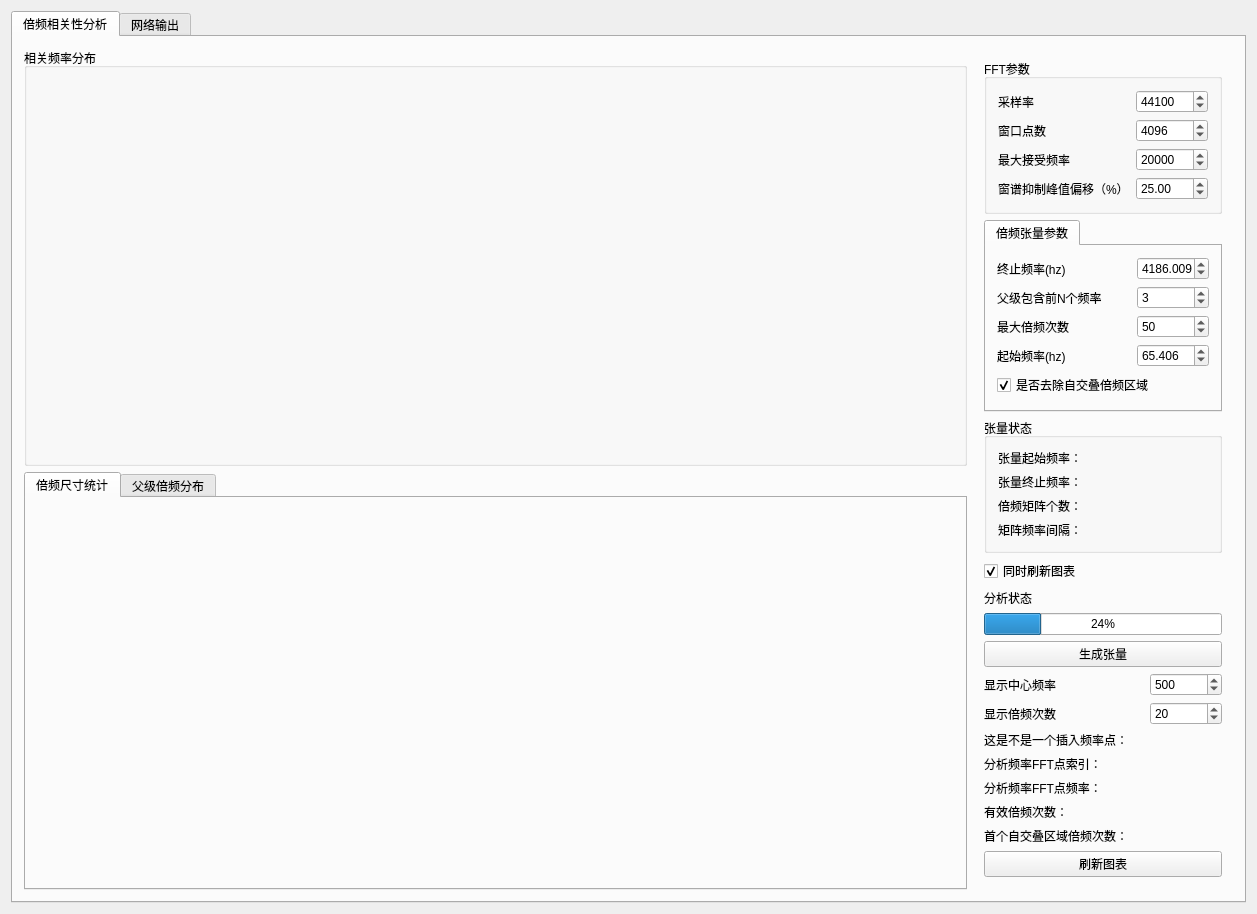
<?xml version="1.0" encoding="UTF-8"?>
<ui version="4.0">
 <class>FreqDoubWgtClass</class>
 <widget class="QWidget" name="FreqDoubWgtClass">
  <property name="geometry">
   <rect>
    <x>0</x>
    <y>0</y>
    <width>1257</width>
    <height>903</height>
   </rect>
  </property>
  <property name="windowTitle">
   <string>FreqDoubWgt</string>
  </property>
  <layout class="QVBoxLayout" name="verticalLayout">
   <item>
    <widget class="QTabWidget" name="mainTabWidget">
     <property name="currentIndex">
      <number>0</number>
     </property>
     <widget class="QWidget" name="tab">
      <attribute name="title">
       <string>倍频相关性分析</string>
      </attribute>
      <layout class="QHBoxLayout" name="horizontalLayout_8">
       <item>
        <layout class="QVBoxLayout" name="verticalLayout_4">
         <item>
          <widget class="QGroupBox" name="groupBox">
           <property name="title">
            <string>相关频率分布</string>
           </property>
           <layout class="QHBoxLayout" name="HLayout_Cht_FreqDoubDistribute"/>
          </widget>
         </item>
         <item>
          <widget class="QTabWidget" name="tabWidget_2">
           <property name="sizePolicy">
            <sizepolicy hsizetype="Preferred" vsizetype="Preferred">
             <horstretch>0</horstretch>
             <verstretch>0</verstretch>
            </sizepolicy>
           </property>
           <property name="currentIndex">
            <number>0</number>
           </property>
           <widget class="QWidget" name="tab_3">
            <attribute name="title">
             <string>倍频尺寸统计</string>
            </attribute>
            <layout class="QHBoxLayout" name="HLayout_Cht_FreqDoubCount"/>
           </widget>
           <widget class="QWidget" name="tab_4">
            <attribute name="title">
             <string>父级倍频分布</string>
            </attribute>
           </widget>
          </widget>
         </item>
        </layout>
       </item>
       <item>
        <widget class="QWidget" name="widget_panel" native="true">
         <property name="maximumSize">
          <size>
           <width>260</width>
           <height>16777215</height>
          </size>
         </property>
         <layout class="QVBoxLayout" name="verticalLayout_5">
          <item>
           <widget class="QGroupBox" name="groupBox_3">
            <property name="title">
             <string>FFT参数</string>
            </property>
            <layout class="QVBoxLayout" name="verticalLayout_3">
             <item>
              <layout class="QHBoxLayout" name="horizontalLayout">
               <item>
                <widget class="QLabel" name="label_SampleRate">
                 <property name="text">
                  <string>采样率</string>
                 </property>
                </widget>
               </item>
               <item>
                <widget class="QSpinBox" name="SBox_SampleRate">
                 <property name="minimumSize">
                  <size>
                   <width>72</width>
                   <height>0</height>
                  </size>
                 </property>
                 <property name="maximumSize">
                  <size>
                   <width>72</width>
                   <height>16777215</height>
                  </size>
                 </property>
                 <property name="maximum">
                  <number>96000</number>
                 </property>
                 <property name="value">
                  <number>44100</number>
                 </property>
                </widget>
               </item>
              </layout>
             </item>
             <item>
              <layout class="QHBoxLayout" name="horizontalLayout_2">
               <item>
                <widget class="QLabel" name="label_WndPtCount">
                 <property name="text">
                  <string>窗口点数</string>
                 </property>
                </widget>
               </item>
               <item>
                <widget class="QSpinBox" name="SBox_WndPtCount">
                 <property name="minimumSize">
                  <size>
                   <width>72</width>
                   <height>0</height>
                  </size>
                 </property>
                 <property name="maximumSize">
                  <size>
                   <width>72</width>
                   <height>16777215</height>
                  </size>
                 </property>
                 <property name="maximum">
                  <number>9192</number>
                 </property>
                 <property name="value">
                  <number>4096</number>
                 </property>
                </widget>
               </item>
              </layout>
             </item>
             <item>
              <layout class="QHBoxLayout" name="horizontalLayout_3">
               <item>
                <widget class="QLabel" name="label_MaxEffectFreq">
                 <property name="text">
                  <string>最大接受频率</string>
                 </property>
                </widget>
               </item>
               <item>
                <widget class="QSpinBox" name="SBox_MaxEffectFreq">
                 <property name="minimumSize">
                  <size>
                   <width>72</width>
                   <height>0</height>
                  </size>
                 </property>
                 <property name="maximumSize">
                  <size>
                   <width>72</width>
                   <height>16777215</height>
                  </size>
                 </property>
                 <property name="maximum">
                  <number>22100</number>
                 </property>
                 <property name="value">
                  <number>20000</number>
                 </property>
                </widget>
               </item>
              </layout>
             </item>
             <item>
              <layout class="QHBoxLayout" name="horizontalLayout_7">
               <item>
                <widget class="QLabel" name="label_WndSpecConstrainFreqDriftRatio">
                 <property name="text">
                  <string>窗谱抑制峰值偏移（%）</string>
                 </property>
                </widget>
               </item>
               <item>
                <widget class="QDoubleSpinBox" name="DSBox_WndSpecConstrainFreqDriftRatio">
                 <property name="minimumSize">
                  <size>
                   <width>72</width>
                   <height>0</height>
                  </size>
                 </property>
                 <property name="maximumSize">
                  <size>
                   <width>72</width>
                   <height>16777215</height>
                  </size>
                 </property>
                 <property name="maximum">
                  <double>50.000000000000000</double>
                 </property>
                 <property name="value">
                  <double>25.000000000000000</double>
                 </property>
                </widget>
               </item>
              </layout>
             </item>
            </layout>
           </widget>
          </item>
          <item>
           <widget class="QTabWidget" name="tabWidget_3">
            <property name="sizePolicy">
             <sizepolicy hsizetype="Expanding" vsizetype="Minimum">
              <horstretch>0</horstretch>
              <verstretch>0</verstretch>
             </sizepolicy>
            </property>
            <property name="currentIndex">
             <number>0</number>
            </property>
            <property name="tabBarAutoHide">
             <bool>false</bool>
            </property>
            <widget class="QWidget" name="tab_5">
             <attribute name="title">
              <string>倍频张量参数</string>
             </attribute>
             <layout class="QVBoxLayout" name="verticalLayout_7">
              <item>
               <layout class="QHBoxLayout" name="horizontalLayout_6">
                <item>
                 <widget class="QLabel" name="label_TensorEndFreq">
                  <property name="text">
                   <string>终止频率(hz)</string>
                  </property>
                 </widget>
                </item>
                <item>
                 <widget class="QDoubleSpinBox" name="DSBox_TensorEndFreq">
                  <property name="minimumSize">
                   <size>
                    <width>72</width>
                    <height>0</height>
                   </size>
                  </property>
                  <property name="maximumSize">
                   <size>
                    <width>72</width>
                    <height>16777215</height>
                   </size>
                  </property>
                  <property name="decimals">
                   <number>3</number>
                  </property>
                  <property name="maximum">
                   <double>20000.000000000000000</double>
                  </property>
                  <property name="value">
                   <double>4186.009000000000015</double>
                  </property>
                 </widget>
                </item>
               </layout>
              </item>
              <item>
               <layout class="QHBoxLayout" name="horizontalLayout_10">
                <item>
                 <widget class="QLabel" name="label_ParentMatrixIncludeMainFreqCount">
                  <property name="text">
                   <string>父级包含前N个频率</string>
                  </property>
                 </widget>
                </item>
                <item>
                 <widget class="QSpinBox" name="SBox_ParentMatrixIncludeMainFreqCount">
                  <property name="minimumSize">
                   <size>
                    <width>72</width>
                    <height>0</height>
                   </size>
                  </property>
                  <property name="maximumSize">
                   <size>
                    <width>72</width>
                    <height>16777215</height>
                   </size>
                  </property>
                  <property name="minimum">
                   <number>1</number>
                  </property>
                  <property name="value">
                   <number>3</number>
                  </property>
                 </widget>
                </item>
               </layout>
              </item>
              <item>
               <layout class="QHBoxLayout" name="horizontalLayout_5">
                <item>
                 <widget class="QLabel" name="label_MaxMultiTime">
                  <property name="text">
                   <string>最大倍频次数</string>
                  </property>
                 </widget>
                </item>
                <item>
                 <widget class="QSpinBox" name="SBox_MaxMultiTime">
                  <property name="minimumSize">
                   <size>
                    <width>72</width>
                    <height>0</height>
                   </size>
                  </property>
                  <property name="maximumSize">
                   <size>
                    <width>72</width>
                    <height>16777215</height>
                   </size>
                  </property>
                  <property name="minimum">
                   <number>1</number>
                  </property>
                  <property name="value">
                   <number>50</number>
                  </property>
                 </widget>
                </item>
               </layout>
              </item>
              <item>
               <layout class="QHBoxLayout" name="horizontalLayout_4">
                <item>
                 <widget class="QLabel" name="label_TensorStartFreq">
                  <property name="text">
                   <string>起始频率(hz)</string>
                  </property>
                 </widget>
                </item>
                <item>
                 <widget class="QDoubleSpinBox" name="DSBox_TensorStartFreq">
                  <property name="minimumSize">
                   <size>
                    <width>72</width>
                    <height>0</height>
                   </size>
                  </property>
                  <property name="maximumSize">
                   <size>
                    <width>72</width>
                    <height>16777215</height>
                   </size>
                  </property>
                  <property name="decimals">
                   <number>3</number>
                  </property>
                  <property name="maximum">
                   <double>20000.000000000000000</double>
                  </property>
                  <property name="value">
                   <double>65.406000000000006</double>
                  </property>
                 </widget>
                </item>
               </layout>
              </item>
              <item>
               <widget class="QCheckBox" name="checkBox_cutOffOnOverLappingStartPos">
                <property name="text">
                 <string>是否去除自交叠倍频区域</string>
                </property>
                <property name="checked">
                 <bool>true</bool>
                </property>
               </widget>
              </item>
             </layout>
            </widget>
           </widget>
          </item>
          <item>
           <widget class="QGroupBox" name="groupBox_2">
            <property name="minimumSize">
             <size>
              <width>0</width>
              <height>0</height>
             </size>
            </property>
            <property name="title">
             <string>张量状态</string>
            </property>
            <layout class="QVBoxLayout" name="verticalLayout_6">
             <item>
              <widget class="QLabel" name="label_TensorResult_StartFreq">
               <property name="text">
                <string>张量起始频率：</string>
               </property>
              </widget>
             </item>
             <item>
              <widget class="QLabel" name="label_TensorResult_EndFreq">
               <property name="text">
                <string>张量终止频率：</string>
               </property>
              </widget>
             </item>
             <item>
              <widget class="QLabel" name="label_TensorResult_MatrixCount">
               <property name="text">
                <string>倍频矩阵个数：</string>
               </property>
              </widget>
             </item>
             <item>
              <widget class="QLabel" name="label_TensorResult_MatrixFreqInterval">
               <property name="text">
                <string>矩阵频率间隔：</string>
               </property>
              </widget>
             </item>
            </layout>
           </widget>
          </item>
          <item>
           <widget class="QCheckBox" name="checkBox_UpdateChtAfterGetTensor">
            <property name="text">
             <string>同时刷新图表</string>
            </property>
            <property name="checked">
             <bool>true</bool>
            </property>
           </widget>
          </item>
          <item>
           <widget class="QLabel" name="label_tensorGenState">
            <property name="text">
             <string>分析状态</string>
            </property>
           </widget>
          </item>
          <item>
           <widget class="QProgressBar" name="progressBar_TensorGenState">
            <property name="value">
             <number>24</number>
            </property>
           </widget>
          </item>
          <item>
           <widget class="QPushButton" name="btn_GenTensor">
            <property name="text">
             <string>生成张量</string>
            </property>
           </widget>
          </item>
          <item>
           <layout class="QHBoxLayout" name="horizontalLayout_9">
            <item>
             <widget class="QLabel" name="label_Cht_ShowMatricFreq">
              <property name="text">
               <string>显示中心频率</string>
              </property>
             </widget>
            </item>
            <item>
             <widget class="QSpinBox" name="SBox_Cht_ShowMatricFreq">
              <property name="minimumSize">
               <size>
                <width>72</width>
                <height>0</height>
               </size>
              </property>
              <property name="maximumSize">
               <size>
                <width>72</width>
                <height>16777215</height>
               </size>
              </property>
              <property name="minimum">
               <number>1</number>
              </property>
              <property name="maximum">
               <number>20000</number>
              </property>
              <property name="value">
               <number>500</number>
              </property>
             </widget>
            </item>
           </layout>
          </item>
          <item>
           <layout class="QHBoxLayout" name="horizontalLayout_11">
            <item>
             <widget class="QLabel" name="label_Cht_ShowMultipleTime">
              <property name="text">
               <string>显示倍频次数</string>
              </property>
             </widget>
            </item>
            <item>
             <widget class="QSpinBox" name="SBox_Cht_ShowMultipleTime">
              <property name="minimumSize">
               <size>
                <width>72</width>
                <height>0</height>
               </size>
              </property>
              <property name="maximumSize">
               <size>
                <width>72</width>
                <height>16777215</height>
               </size>
              </property>
              <property name="minimum">
               <number>1</number>
              </property>
              <property name="maximum">
               <number>50</number>
              </property>
              <property name="value">
               <number>20</number>
              </property>
             </widget>
            </item>
           </layout>
          </item>
          <item>
           <widget class="QLabel" name="label_cht_IsMatrixInsertFreq">
            <property name="text">
             <string>这是不是一个插入频率点：</string>
            </property>
           </widget>
          </item>
          <item>
           <widget class="QLabel" name="label_Cht_ShowFreqPtIndex">
            <property name="text">
             <string>分析频率FFT点索引：</string>
            </property>
           </widget>
          </item>
          <item>
           <widget class="QLabel" name="label_Cht_ShowFreq">
            <property name="text">
             <string>分析频率FFT点频率：</string>
            </property>
           </widget>
          </item>
          <item>
           <widget class="QLabel" name="label_Cht_ShowMatricMaxMultTime">
            <property name="text">
             <string>有效倍频次数：</string>
            </property>
           </widget>
          </item>
          <item>
           <widget class="QLabel" name="label_Cht_selfOverlappintStartMultiTime">
            <property name="text">
             <string>首个自交叠区域倍频次数：</string>
            </property>
           </widget>
          </item>
          <item>
           <widget class="QPushButton" name="btn_updateTensorCht">
            <property name="text">
             <string>刷新图表</string>
            </property>
           </widget>
          </item>
          <item>
           <spacer name="verticalSpacer">
            <property name="orientation">
             <enum>Qt::Vertical</enum>
            </property>
            <property name="sizeHint" stdset="0">
             <size>
              <width>20</width>
              <height>40</height>
             </size>
            </property>
           </spacer>
          </item>
         </layout>
        </widget>
       </item>
      </layout>
     </widget>
     <widget class="QWidget" name="tab_2">
      <attribute name="title">
       <string>网络输出</string>
      </attribute>
      <layout class="QVBoxLayout" name="VLayout_ChtPanel"/>
     </widget>
    </widget>
   </item>
  </layout>
 </widget>
 <layoutdefault spacing="6" margin="11"/>
 <resources/>
 <connections/>
</ui>
